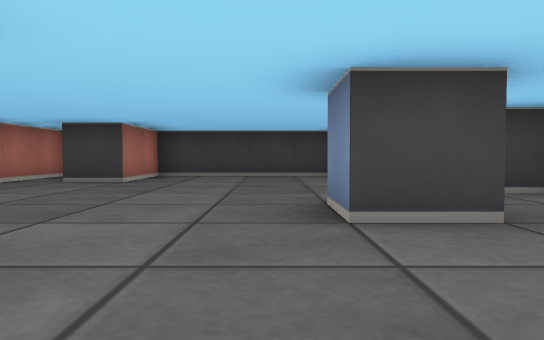
[1] (above)

14 first-person views from a walk through a cub3D ray-caster map. The camera is about half as high as the walls, tilts 2° down and sees 70° across. The floor is counted in squares. Each view is taken from the middle of a square. On the plan, view 1 faces up. The plan holds only what a view shows up to about 9 squares ahead; the rest is blank.

[2]
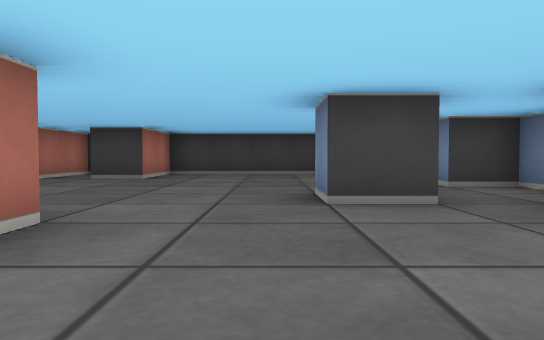

[3]
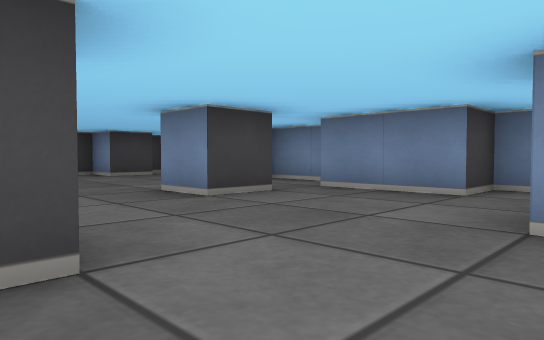

[4]
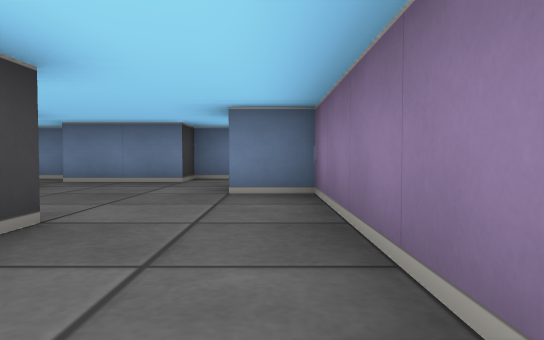

[5]
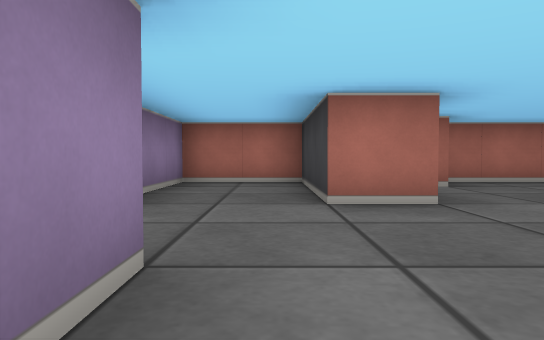

[6]
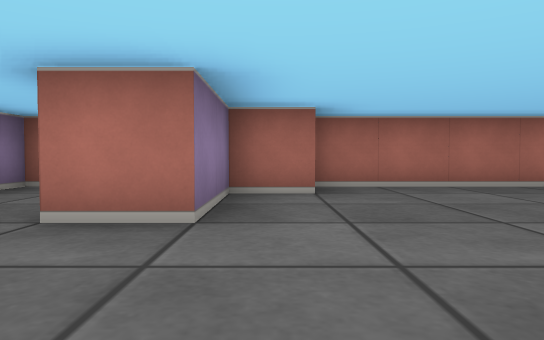

[7]
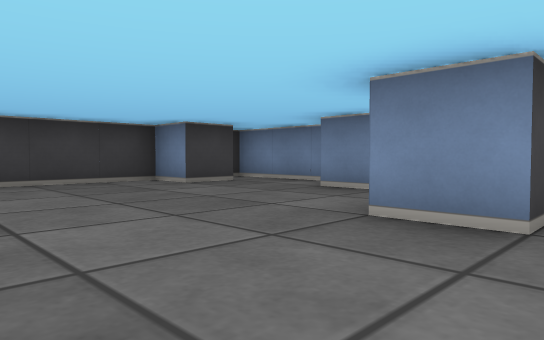

[8]
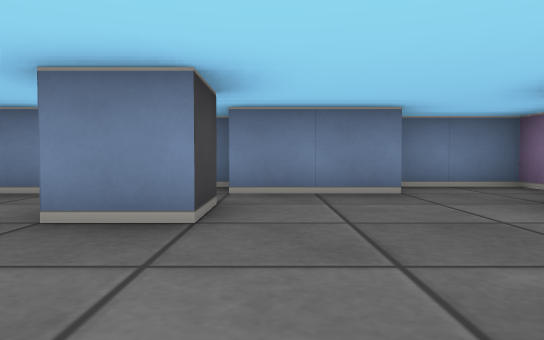

[9]
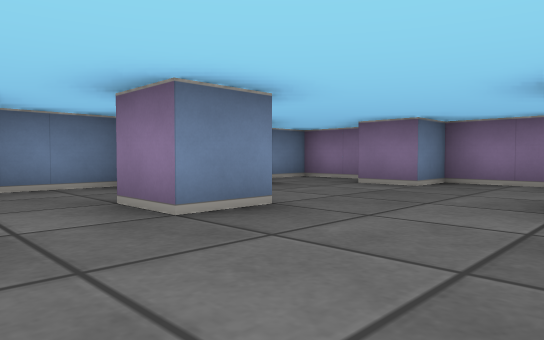

[10]
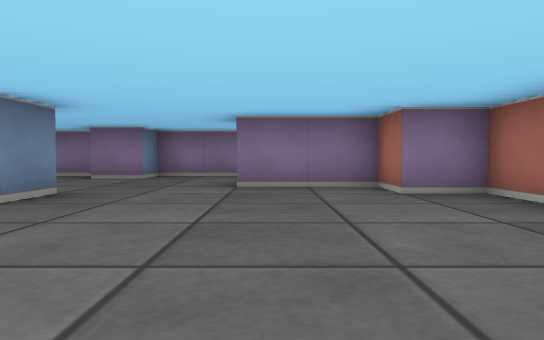

[11]
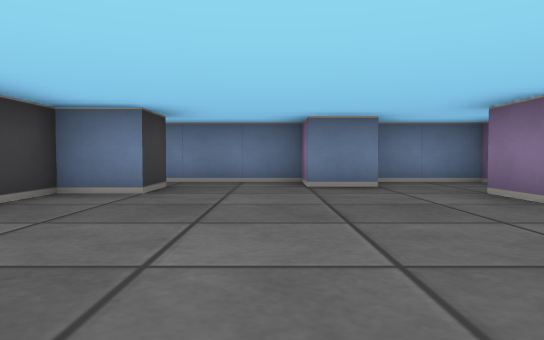

[12]
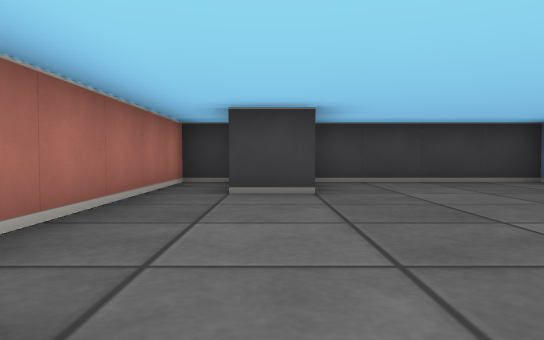

[13]
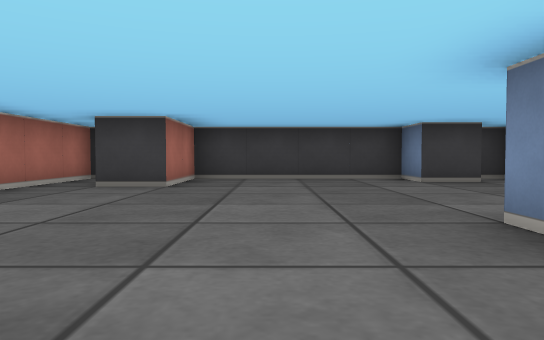

[14]
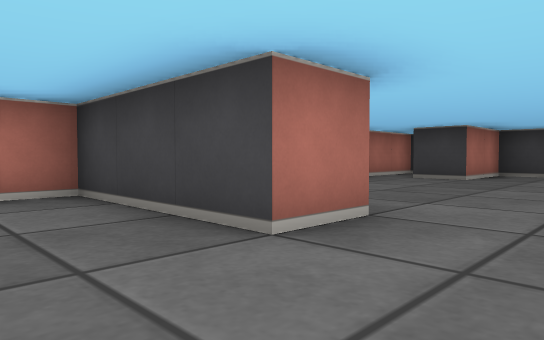

### Floor plan
Points are (right, up) in squares from view 1. A wall is a line through its corners. A room is listed if a view was taken in it or the views show most of it. See-through windows are left out.
Room 1 (views 1, 2, 3, 4, 5, 6, 7, 8, 9, 10, 11, 12, 13, 14)
walls: (1.6, 2.5) (0.5, 2.5) (0.5, 3.5) (1.5, 3.5); (3.5, 2.4) (3.5, 4.5) (2.5, 4.5) (2.5, 5.5) (3.5, 5.5) (3.5, 8.5) (3, 8.5); (2.6, 7.5) (1.5, 7.5) (1.5, 8.5) (-2.5, 8.5) (-2.5, 6.5) (-3.5, 6.5); (-3.6, 8.5) (-4.5, 8.5) (-4.5, 2.5) (-3.5, 2.5) (-3.5, 1.5) (-1.5, 1.5) (-1.5, 0.5) (-4.5, 0.5) (-4.5, -1.5) (0.5, -1.5) (0.5, -0.5) (1.5, -0.5); (1.9, -1.5) (3.5, -1.5) (3.5, 0.5) (2.5, 0.5) (2.5, 2.5)

Where each view was taken, in squares from view 1:
view 1: 0 up, 0 right, facing up
view 2: 1 down, 0 right, facing up
view 3: 1 down, 2 left, facing up-right
view 4: 1 down, 4 left, facing right
view 5: 0 up, 2 right, facing left
view 6: 2 up, 1 right, facing left
view 7: 2 up, 2 left, facing up-right
view 8: 2 up, 2 left, facing right
view 9: 5 up, 2 left, facing down-right
view 10: 7 up, 2 left, facing down
view 11: 6 up, 3 left, facing right
view 12: 2 up, 3 left, facing up
view 13: 1 up, 1 left, facing up
view 14: 1 down, 0 right, facing up-left
